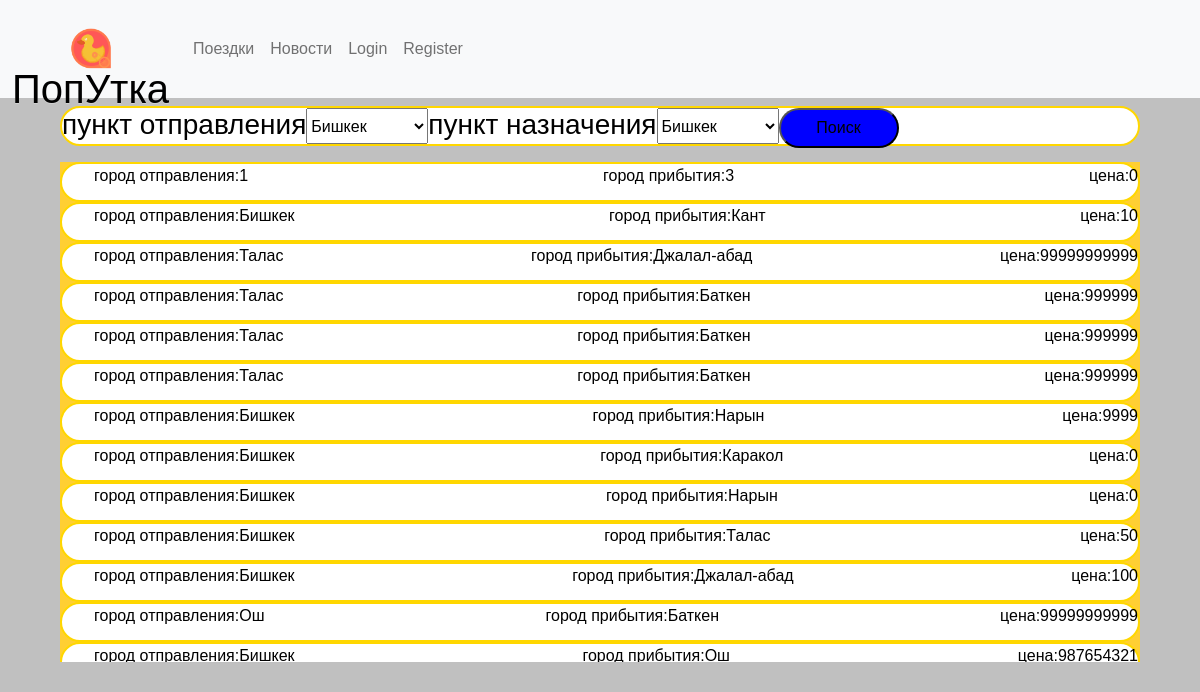
The page /travel/ on the database its author committed.
### travel/models.py (models this page shows, shortened)
class Travel(models.Model):
    PLACE_CHOICES = [
    ('Бишкек', 'Бишкек'),
    ('Кант', 'Кант'),
    ('Балыкчи', 'Балыкчи'),
    ('Каракол', 'Каракол'),
    ('Талас', 'Талас'),
    ('Нарын', 'Нарын'),
    ('Джалал-абад', 'Джалал-абад'),
    ('Ош', 'Ош'),
    ('Баткен', 'Баткен')
]
    Name = models.CharField('Ваше имя',max_length=20)
    Phonenumber = models.IntegerField('Номер телефона',)
    CarNumber = models.CharField('Номер авто',max_length= 8)
    DateOfRegister = models.DateField('дата поездки(год-месяц-день)')
    AutoModel = models.CharField('Модель авто',max_length=40)
    Description = models.TextField('Примечание',)
    NumOfSits = models.IntegerField('Колиество мест',)
    Start = models.CharField('Пункт отправки',max_length=100,choices=PLACE_CHOICES, default=1)
    Destonation = models.CharField('Пункт назначения',max_length=100,choices=PLACE_CHOICES, default=1)
    Verified = models.BooleanField(default=False)
    Price = models.IntegerField(default=0)

### travel/views.py (the view)
# urls.py: path('travel/', travel, name='travel'),
def travel(request):
    Form = TravelParameters
    travel = Travel.objects.all()
    return render(request, 'travel/travel.html',{'travel':travel,'Form':Form})

### templates/travel/travel.html (shortened to what this page needs)
{% extends 'base.html' %}
{% load static %}
{% block head %}
<link href="{% static 'index.css'%}" rel="stylesheet">
<link rel="stylesheet" href="{% static 'main.css'%}">
{% endblock %}
{% block content %}
<main>
    <div id="main_space">
        <div id="content">
               <form action="/travel_filter/" id="search_form" method="GET">
                    <div class="select_box">
                        <h3>пункт отправления</h3>
                        <select name="S">
                             <option>Бишкек</option>
                        </select>
                    </div>
                    <div class="select_box">
                        <h3>пункт назначения</h3>
                        <select name="D">
                            <option>Бишкек</option>
                       </select>
                    </div>
                    <button type="submit">Поиск</button>
                </form>
            <div id="overflow">
                {% for one_travel in travel%}
                <a href="{{one_travel.pk}}/">
                    <div class="travel_div">
                        <ul class="travel_list">
                            <li>город отправления:{{one_travel.Start}}</li>
                            <li>город прибытия:{{one_travel.Destonation}}</li>
                            <li>цена:{{one_travel.Price}}</li>
                        </ul>
                    </div>
                </a>
                {%endfor%}
            </div>
        </div>
    </div>
</main>
{% endblock %}

### templates/base.html (shortened to what this page needs)
{% load static %}
<html>
<head>
        <link href="https://cdn.jsdelivr.net/npm/bootstrap@5.0.2/dist/css/bootstrap.min.css" rel="stylesheet"
>
        <link rel="stylesheet" href="https://maxcdn.bootstrapcdn.com/bootstrap/3.3.7/css/bootstrap-theme.min.css"
>
        <link href="{% static 'index.css'%}" rel="stylesheet">
        {% block head %}
        {% endblock %}
</head>
<body>
  <nav class="navbar fixed-top navbar-expand-lg navbar-light bg-light">
    <div class="container-fluid">
      <a class="navbar-brand" href="/">
        <div id="logo">
        <img id="header-img" src="{% static '1.png'%}">
        <h1 id="logo_text">ПопУтка</h1>
    </div>
  </a>
      <div class="collapse navbar-collapse" id="navbarSupportedContent">
        <ul class="navbar-nav me-auto mb-2 mb-lg-0">
          <li class="nav-item">
            <a class="nav-link" href="/travel/">Поездки</a>
          </li>
          <li class="nav-item">
            <a class="nav-link" href="/news/">Новости</a>
          </li>
            {% if user.is_authenticated %}
            <li class="nav-item">
              <a class="nav-link" href="/logout/">logout</a>
            </li>
            <li class="nav-item">
              <a class="nav-link disabled" href="#" tabindex="-1" aria-disabled="true">Здравствуйте {{user.first_name}}</a>
            </li>
            {% else %}
            <li class="nav-item">
              <a class="nav-link" href="/login/">Login</a>
            </li>
            <li class="nav-item">
              <a class="nav-link" href="/register/">Register</a>
            </li>
            {% endif %}
        </ul>
      </div>
    </div>
  </nav>
        {% block content %}
        {% endblock %}
  </body>
</html>

### static/index.css (style rules this page uses)
body { font-family: 'Raleway', sans-serif; text-align:center; margin:0px; padding:0px; }
main { margin-top: 130px; animation: loadIn 0.75s; }
#logo { display: inline-block; width: auto; height: 6vw; border-radius:6vw; position: relative; animation: moveIn 1s; }
#logo_text { margin: -0px; margin-top: -20px; }
#header-img { display: inline-block; width: auto; height: 6vw; border-radius:6vw; margin: -0px; }
h1,h2,h3 { text-align: center; color: black; }

### static/main.css (style rules this page uses)
main { margin-top: 8vw; }
#main_space { display: inline-block; background-color: silver; height: 100%; width: 100%; }
button { float: left; width:120px; height: 40px; border-radius:20px; background-color: blue; }
#content { display: inline-block; width: 90%; height: 90%; padding-top: 10px; padding-bottom: 10px; }
#search_form { display:flex; justify-content:start; background-color:white; border: 2px solid gold; border-radius:20px; height: 40px; }
.select_box { display:flex; flex-direction:row; }
#overflow { width: 100%; height: 500px; background-color: rgb(255, 207, 51); overflow: scroll; }
a { text-decoration:none; color: black; }
.travel_div { background-color:white; border: 2px solid gold; border-radius:20px; height: 40px; }
li { list-style:none; }
.travel_list { display:flex; flex-direction:row; justify-content:space-between; }

### rows shown on the page
Travel: Start "1", Destonation "3", Price "0"
Travel: Start "Бишкек", Destonation "Кант", Price "10"
Travel: Start "Талас", Destonation "Джалал-абад", Price "99999999999"
Travel: Start "Талас", Destonation "Баткен", Price "999999"
Travel: Start "Талас", Destonation "Баткен", Price "999999"
Travel: Start "Талас", Destonation "Баткен", Price "999999"
Travel: Start "Бишкек", Destonation "Нарын", Price "9999"
Travel: Start "Бишкек", Destonation "Каракол", Price "0"
Travel: Start "Бишкек", Destonation "Нарын", Price "0"
Travel: Start "Бишкек", Destonation "Талас", Price "50"
Travel: Start "Бишкек", Destonation "Джалал-абад", Price "100"
Travel: Start "Ош", Destonation "Баткен", Price "99999999999"
Travel: Start "Бишкек", Destonation "Ош", Price "987654321"
